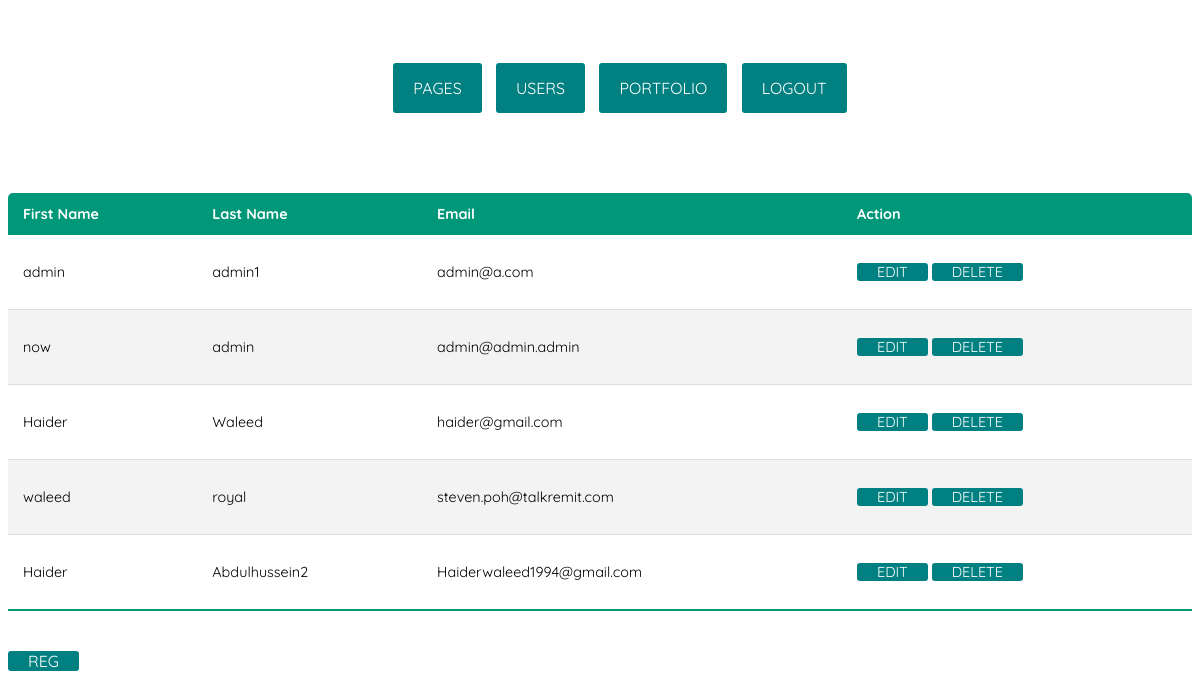
Screenshot of /admin/index-users.php (signed in) with the database file from the repository.
### tables this page shows
CREATE TABLE `users` (
  `id` int(10) UNSIGNED NOT NULL,
  `email` varchar(50) NOT NULL,
  `password` varchar(50) NOT NULL,
  `firstname` varchar(50) NOT NULL,
  `lastname` varchar(50) NOT NULL
);

### admin/index-users.php (called while the page is built, shortened)
<?php
include '../includes/bootstrap.php';
include 'templates/header.php';
$query = "SELECT * FROM users ORDER BY id DESC";
if ($stmt = $pdo->query($query)) {
    $user = $stmt->fetchAll(pdo::FETCH_OBJ);
}
include 'templates/footer.php';
include 'templates/index-users.php';

### includes/bootstrap.php (called while the page is built, shortened)
<?php
function is_logged() {
    return !empty($_SESSION['is_logged']);
}

### admin/templates/index-users.php (the view)
<table><thead><tr><th>First Name</th> <th>Last Name</th> <th>Email</th><th>Action</th></tr></thead>
    <?php foreach ($user as $users) { ?>
    <tr>
        <td><?= $users->firstname ?></td>
        <td><?= $users->lastname ?></td>
        <td><?= $users->email ?></td>
        <td>
            <a href='user-edit.php?id= <?=$users->id ?>'>edit</a>
            <a href='delete.php?id=<?= $users->id ?>'>delete</a>
        </td>
    </tr>
<?php } ?>
</table>
<a href='register.php'>Reg</a>

### admin/templates/header.php (shortened to what this page needs)
<!DOCTYPE html>
    <html>
        <head>
        </head>
        <body>
        <?php
            if (is_logged()) {
                include "menu.php";
            }
        ?>

### admin/templates/menu.php (shortened to what this page needs)
<nav>
        <ul>
            <li><a href="index-pages.php">pages</a></li>
            <li><a href="index-users.php">users</a></li>
            <li><a href="index-portfolio.php">portfolio</a></li>
            <li><a href="logout.php">logout</a></li>
        </ul>
</nav>

### admin/templates/footer.php
</body>
</html>

### admin/templates/menu.php (style rules this page uses)
body { background: #fff; }
nav { height: 20vh; display: flex; align-items: center; justify-content: center; text-decoration: none; }
nav ul li { display: inline-block; text-decoration: none; }
nav ul li:not(:last-child) { margin-right: 10px; }
nav ul li a { display: block; height: 50px; padding: 0 20px; background-color: teal; color: #fff; text-align: center; line-height: 50px; border-radius: 3px; text-transform: uppercase; transition: 300ms all; text-decoration: none; }

### admin/indexcss.php (style rules this page uses)
* { font-family: 'Quicksand', sans-serif; }
table { border-collapse: collapse; margin: 25px 0; font-size: 0.9em; width: 100%; border-radius: 5px 5px 0 0; overflow: hidden; }
table thead tr { background-color: #009879; color: white; text-align: left; font-weight: bold; }
table th, table td { padding: 12px 15px; }
table tbody tr { border-bottom: 1px solid #dddddd; }
table tbody tr:nth-of-type(even) { background-color: #f3f3f3; }
table tbody tr:last-of-type { border-bottom: 2px solid #009879; }
a { display: inline; height: 50px; padding: 0 20px; background-color: teal; color: #fff; text-align: center; line-height: 50px; border-radius: 3px; text-transform: uppercase; transition: 300ms all; text-decoration: none; }

### rows the page displays
users: firstname "admin", lastname "admin1", email "admin@a.com"
users: firstname "now", lastname "admin", email "admin@admin.admin"
users: firstname "Haider", lastname "Waleed", email "haider@gmail.com"
users: firstname "waleed", lastname "royal", email "steven.poh@talkremit.com"
users: firstname "Haider", lastname "Abdulhussein2", email "Haiderwaleed1994@gmail.com"
